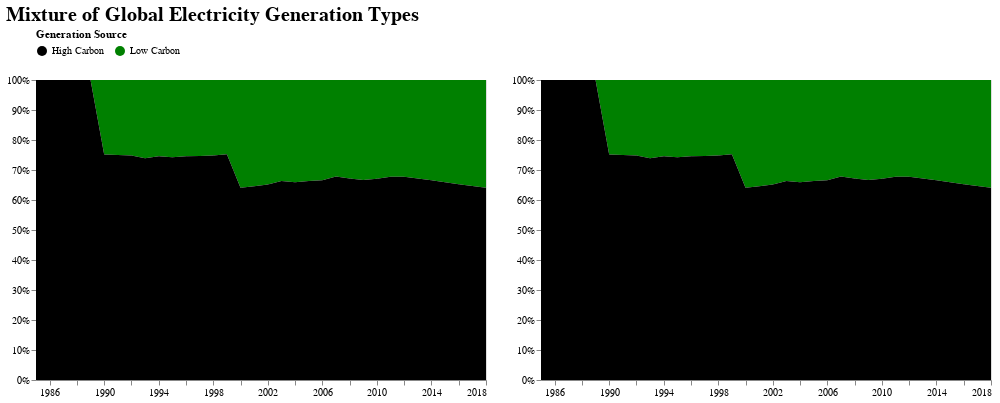

Write notebook code for a chart like this one.
### Code cell
# Concatenate charts
charts = area_chart | area_chart
charts.properties(
    title='Mixture of Global Electricity Generation Types'
).configure_title(
    fontSize=20
)

### Figure 1 — Vega-Lite specification as saved in the notebook (floating-point values rounded to 4 significant figures; data arrays with more than 128 entries replaced by an {"elided": "..."} marker saying what was removed)
{"config": {"view": {"continuousWidth": 400, "continuousHeight": 300}, "title": {"fontSize": 20}}, "hconcat": [{"layer": [{"layer": [{"mark": "area", "encoding": {"color": {"field": "Source Type", "legend": {"direction": "horizontal", "orient": "top"}, "scale": {"range": ["black", "green"]}, "title": "Generation Source", "type": "nominal"}, "order": {"field": "Source Type", "sort": "ascending", "type": "nominal"}, "x": {"axis": {}, "field": "Year", "title": null, "type": "temporal"}, "y": {"aggregate": "sum", "axis": {"format": "%"}, "field": "TWh", "stack": "normalize", "title": null, "type": "quantitative"}}, "height": 300, "width": 450}, {"mark": "point", "encoding": {"opacity": {"value": 0}, "x": {"field": "Year", "type": "temporal"}}, "selection": {"selector024": {"type": "single", "nearest": true, "on": "mouseover", "fields": ["Year"], "empty": "none"}}}, {"mark": {"type": "rule", "color": "gray"}, "encoding": {"x": {"field": "Year", "type": "temporal"}}, "transform": [{"filter": {"selection": "selector024"}}]}]}, {"mark": "point", "encoding": {"opacity": {"value": 0}, "x": {"field": "Year", "type": "temporal"}}, "selection": {"selector025": {"type": "single", "nearest": true, "on": "mouseover", "fields": ["Year"], "empty": "none"}}}, {"mark": {"type": "rule", "color": "gray"}, "encoding": {"x": {"field": "Year", "type": "temporal"}}, "transform": [{"filter": {"selection": "selector025"}}]}]}, {"layer": [{"layer": [{"mark": "area", "encoding": {"color": {"field": "Source Type", "legend": {"direction": "horizontal", "orient": "top"}, "scale": {"range": ["black", "green"]}, "title": "Generation Source", "type": "nominal"}, "order": {"field": "Source Type", "sort": "ascending", "type": "nominal"}, "x": {"axis": {}, "field": "Year", "title": null, "type": "temporal"}, "y": {"aggregate": "sum", "axis": {"format": "%"}, "field": "TWh", "stack": "normalize", "title": null, "type": "quantitative"}}, "height": 300, "width": 450}, {"mark": "point", "encoding": {"opacity": {"value": 0}, "x": {"field": "Year", "type": "temporal"}}, "selection": {"selector024": {"type": "single", "nearest": true, "on": "mouseover", "fields": ["Year"], "empty": "none"}}}, {"mark": {"type": "rule", "color": "gray"}, "encoding": {"x": {"field": "Year", "type": "temporal"}}, "transform": [{"filter": {"selection": "selector024"}}]}]}, {"mark": "point", "encoding": {"opacity": {"value": 0}, "x": {"field": "Year", "type": "temporal"}}, "selection": {"selector025": {"type": "single", "nearest": true, "on": "mouseover", "fields": ["Year"], "empty": "none"}}}, {"mark": {"type": "rule", "color": "gray"}, "encoding": {"x": {"field": "Year", "type": "temporal"}}, "transform": [{"filter": {"selection": "selector025"}}]}]}], "data": {"name": "data-3f45a2026612fa5f493e70092d6f8e1d"}, "title": "Mixture of Global Electricity Generation Types", "$schema": "https://vega.github.io/schema/vega-lite/v4.17.0.json", "datasets": {"data-3f45a2026612fa5f493e70092d6f8e1d": {"elided": "338 records"}}}
